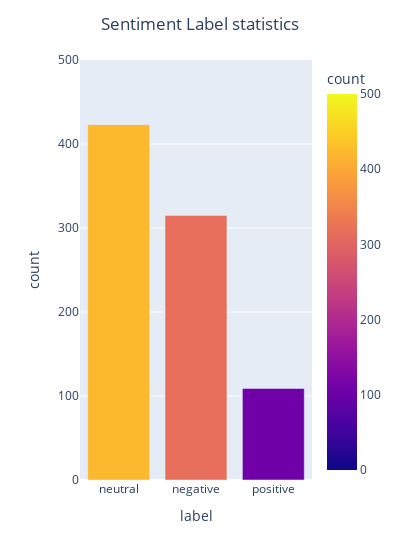

Here is the notebook cell this chart was saved with:
### Code cell
# A simple graph
import plotly.express as px

scount = processed_data['label'].value_counts()
simple_df = pd.DataFrame(scount.to_list(), index=scount.index, columns=['count'])

totalcount = len(processed_data)
maxcount = max(simple_df['count'])
ylim = math.ceil(maxcount/totalcount * 10) * (10 ** math.floor(math.log(totalcount,10)))

sfig = px.bar(simple_df,
              x=['neutral','negative','positive'],
              y=simple_df['count'],
              labels={'x': 'label'},
              range_y=[0, ylim],
              color=simple_df['count'],
              range_color=[0, ylim],
              width=400
             )

sfig.update_layout(title_text='Sentiment Label statistics', title_x=0.5)
sfig.show()

### Figure 1 — Plotly figure (JSON) as saved in the notebook; plotly's stock layout.template omitted (floating-point values rounded to 4 significant figures)
{"data": [{"hovertemplate": "label=%{x}<br>count=%{marker.color}<extra></extra>", "legendgroup": "", "marker": {"color": [423, 315, 109], "coloraxis": "coloraxis", "pattern": {"shape": ""}}, "name": "", "orientation": "v", "showlegend": false, "textposition": "auto", "type": "bar", "x": ["neutral", "negative", "positive"], "xaxis": "x", "y": [423, 315, 109], "yaxis": "y"}], "layout": {"barmode": "relative", "coloraxis": {"cmax": 500, "cmin": 0, "colorbar": {"title": {"text": "count"}}, "colorscale": [[0, "#0d0887"], [0.1111, "#46039f"], [0.2222, "#7201a8"], [0.3333, "#9c179e"], [0.4444, "#bd3786"], [0.5556, "#d8576b"], [0.6667, "#ed7953"], [0.7778, "#fb9f3a"], [0.8889, "#fdca26"], [1, "#f0f921"]]}, "legend": {"tracegroupgap": 0}, "margin": {"t": 60}, "title": {"text": "Sentiment Label statistics", "x": 0.5}, "width": 400, "xaxis": {"anchor": "y", "domain": [0, 1], "title": {"text": "label"}}, "yaxis": {"anchor": "x", "domain": [0, 1], "range": [0, 500], "title": {"text": "count"}}}}
